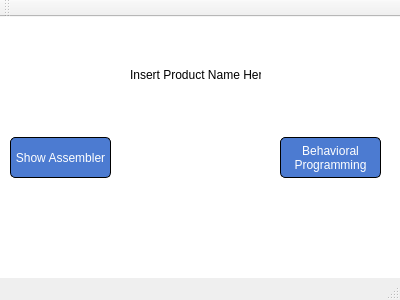
<?xml version="1.0" encoding="UTF-8"?>
<ui version="4.0">
 <class>HomeWindow</class>
 <widget class="QMainWindow" name="HomeWindow">
  <property name="geometry">
   <rect>
    <x>0</x>
    <y>0</y>
    <width>400</width>
    <height>300</height>
   </rect>
  </property>
  <property name="sizePolicy">
   <sizepolicy hsizetype="Preferred" vsizetype="Preferred">
    <horstretch>0</horstretch>
    <verstretch>0</verstretch>
   </sizepolicy>
  </property>
  <property name="windowTitle">
   <string>HomeWindow</string>
  </property>
  <property name="windowIcon">
   <iconset>
    <normaloff>../../Pictures/Icons/Icons/Turtle.png</normaloff>../../Pictures/Icons/Icons/Turtle.png</iconset>
  </property>
  <property name="autoFillBackground">
   <bool>false</bool>
  </property>
  <property name="styleSheet">
   <string notr="true"/>
  </property>
  <widget class="QWidget" name="centralWidget">
   <property name="autoFillBackground">
    <bool>false</bool>
   </property>
   <property name="styleSheet">
    <string notr="true">QWidget { background-color: white; }</string>
   </property>
   <widget class="QPushButton" name="assemblerButton">
    <property name="geometry">
     <rect>
      <x>10</x>
      <y>120</y>
      <width>101</width>
      <height>41</height>
     </rect>
    </property>
    <property name="font">
     <font>
      <weight>50</weight>
      <bold>false</bold>
     </font>
    </property>
    <property name="styleSheet">
     <string notr="true">QPushButton {
     background-color: #4c7bd1; border: 1px solid black;
     border-radius: 5px;
	color: #ffffff;
}</string>
    </property>
    <property name="text">
     <string>Show Assembler</string>
    </property>
    <property name="default">
     <bool>false</bool>
    </property>
    <property name="flat">
     <bool>false</bool>
    </property>
   </widget>
   <widget class="QPushButton" name="behaviorButton">
    <property name="geometry">
     <rect>
      <x>280</x>
      <y>120</y>
      <width>101</width>
      <height>41</height>
     </rect>
    </property>
    <property name="font">
     <font>
      <weight>50</weight>
      <bold>false</bold>
     </font>
    </property>
    <property name="autoFillBackground">
     <bool>false</bool>
    </property>
    <property name="styleSheet">
     <string notr="true">QPushButton {
     background-color: #4c7bd1; border: 1px solid black;
     border-radius: 5px;
	color: #ffffff;
}</string>
    </property>
    <property name="text">
     <string>Behavioral 
Programming</string>
    </property>
    <property name="autoRepeat">
     <bool>false</bool>
    </property>
   </widget>
   <widget class="QLabel" name="label">
    <property name="geometry">
     <rect>
      <x>130</x>
      <y>90</y>
      <width>121</width>
      <height>101</height>
     </rect>
    </property>
    <property name="text">
     <string/>
    </property>
    <property name="pixmap">
     <pixmap>../../Pictures/Animaniacs.png</pixmap>
    </property>
    <property name="scaledContents">
     <bool>true</bool>
    </property>
   </widget>
   <widget class="QLabel" name="ProductName">
    <property name="geometry">
     <rect>
      <x>130</x>
      <y>50</y>
      <width>131</width>
      <height>16</height>
     </rect>
    </property>
    <property name="text">
     <string>Insert Product Name Here</string>
    </property>
   </widget>
  </widget>
  <widget class="QMenuBar" name="menuBar">
   <property name="geometry">
    <rect>
     <x>0</x>
     <y>0</y>
     <width>400</width>
     <height>21</height>
    </rect>
   </property>
  </widget>
  <widget class="QToolBar" name="mainToolBar">
   <attribute name="toolBarArea">
    <enum>TopToolBarArea</enum>
   </attribute>
   <attribute name="toolBarBreak">
    <bool>false</bool>
   </attribute>
  </widget>
  <widget class="QStatusBar" name="statusBar"/>
 </widget>
 <layoutdefault spacing="6" margin="11"/>
 <resources/>
 <connections/>
</ui>
